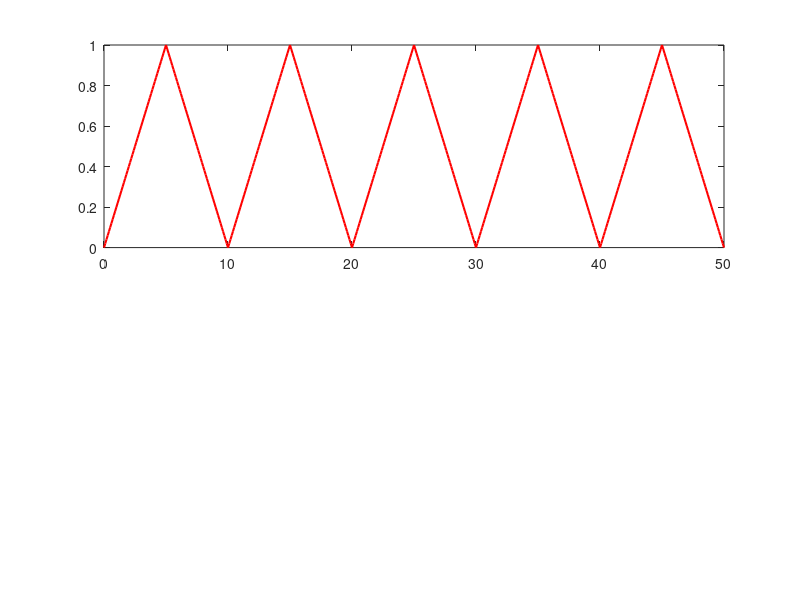

Here is the MATLAB script that generated this plot: (Note: this script raises an error after producing the figure.)
%% PWM GATE DRIVE SIGNAL GENERATION
% Simulates the discrete switching edges of your TI C2000 ePWM Peripheral

fs = 10e6;                  % Master simulation sampling rate (10 MHz)
fsw = 100000;               % Target Switching Frequency (100 kHz)
Tsw = 1/fsw;                % Switching Period (10 microseconds)
D = 0.50;                   % Duty Cycle (50%)
t_total = 0.00005;          % Plot exactly 5 complete switching cycles

% Generate time vector and a high-frequency carrier triangle wave
t_pwm = 0:1/fs:t_total;
carrier = (sawtooth(2*pi*fsw*t_pwm, 0.5) + 1) / 2; % 0 to 1 triangle ramp

% Generate the digital gate command via comparator logic
gate_signal = carrier < D;

% Plotting the ePWM Output Waveform
figure('Name', 'TI C2000 ePWM Signal Verification', 'Color', 'w');
subplot(2,1,1);
plot(t_pwm*1e6, carrier, 'r', 'LineWidth', 1.5); hold on;
yline(D, 'b--', ['Duty Cycle Reference (D = ' num2str(D) ']'], 'LineWidth', 2);
grid on; ylabel('Normalized Carrier Ramp');
title('Internal Microcontroller PWM Comparator Logic', 'Color', 'b')


subplot(2,1,2);
plot(t_pwm*1e6, gate_signal, 'g', 'LineWidth', 2);
grid on; xlabel('Time (microseconds)'); ylabel('Gate Command (0-3.3V)');
ylim([-0.2 1.2]);
